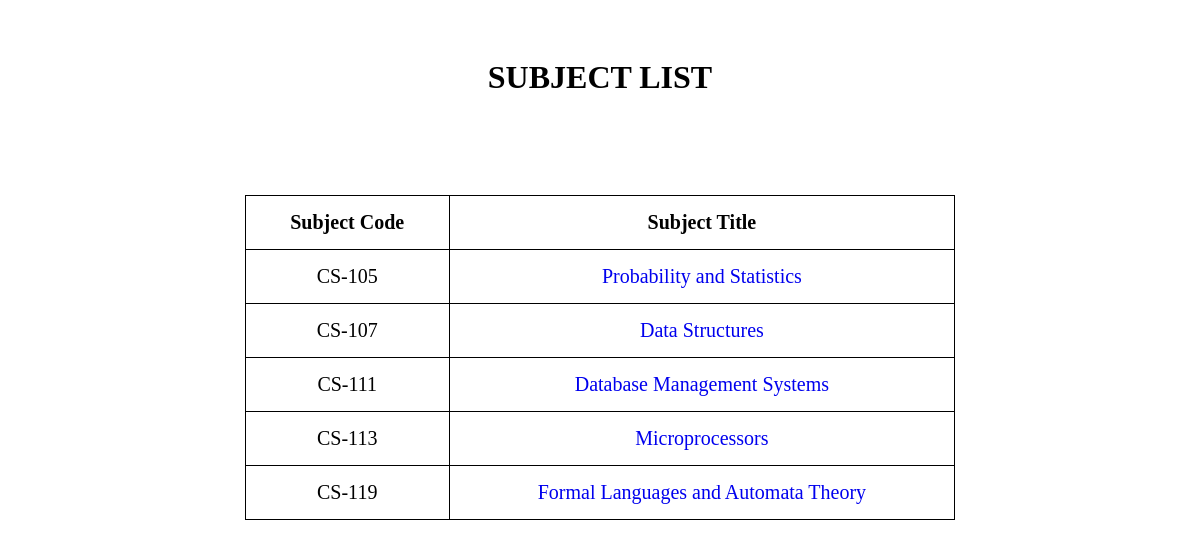
The app's page /notes.php?id=2 with its own data.
### tables this page shows
CREATE TABLE `sem1_notes` (
  `id` int(255) NOT NULL,
  `code` varchar(255) NOT NULL,
  `title` varchar(255) DEFAULT 'NA',
  `notes_pdf` varchar(1200) DEFAULT 'NA',
  `syllabus_pdf` varchar(1200) DEFAULT 'NA',
  `books_pdf` varchar(1200) DEFAULT NULL
);

### notes.php (the view, shortened to what this page needs)
<?php
include('db_conn.php');
$id = $_GET['id'];
$sql = "SELECT * FROM sem1_notes WHERE id = $id";
$result = $conn->query($sql);
?>
<!DOCTYPE html>
<html>
<head>
</head>
<body>
	<h1><center>SUBJECT LIST</center></h1>
	<br>
	<div id="show-table" style="overflow-x:auto;margin-top: 5%;">
	<table>
	<tr>
		<th>Subject Code</th>
		<th>Subject Title</th>
	</tr>
	<?php
	while($rows=$result->fetch_assoc())
    {
    	$code = $rows['code'];
	?>
	<tr>
      <td><?php echo $rows['code'];?></td>
      <td><a href="notes_pdf.php?id=<?php echo $code ?>"><?php echo $rows['title'];?></a></td>
 	</tr>
	<?php
    }
    ?>
 	</table>
 	</div>
</body>
</html>

### notes.php (style rules this page uses)
table { width: 60%; border: 1px solid black; border-collapse: collapse; margin-left: auto; margin-right: auto; }
th, td { text-align: center; padding: 15px; border: 1px solid black; border-collapse: collapse; font-size: 20px; }
a { text-decoration: none; }
h1 { margin-top: 5%; }

### records on screen
sem1_notes: code "CS-105", title "Probability and Statistics"
sem1_notes: code "CS-107", title "Data Structures"
sem1_notes: code "CS-111", title "Database Management Systems"
sem1_notes: code "CS-113", title "Microprocessors"
sem1_notes: code "CS-119", title "Formal Languages and Automata Theory"
